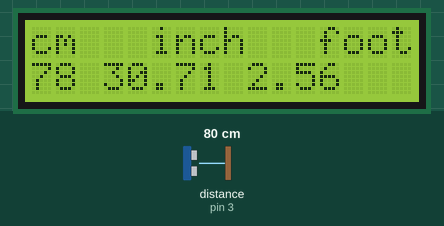
Simulated run of this sketch. Board: Arduino Uno, built with avr-gcc and run on an emulated ATmega328P. Shown: 16×2 character LCD. Wiring (inferred from the names in the program): ultrasonic range finder: trigger pin 2; echo pin 3. Inputs (shaded band) come from the test bench; at power-on: distance to the obstacle (sensor on pin 3) 80 cm. The echo pulse lasts 58.3 µs per cm; what the sketch prints to the serial monitor is not drawn.

Above: at 1.6 s.
1.7 s: distance to the obstacle (sensor on pin 3) set to 2 cm
At 3.9 s:
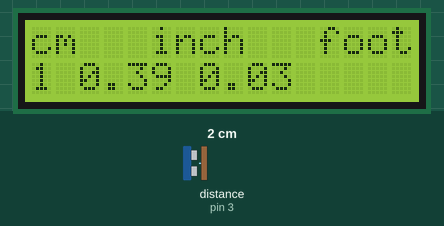
4.5 s: distance to the obstacle (sensor on pin 3) set to 4 cm
At 7.1 s:
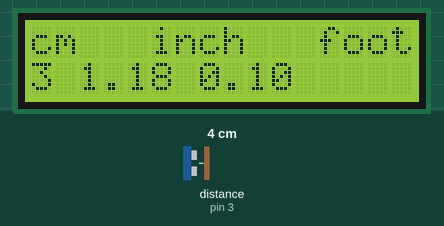
7.6 s: distance to the obstacle (sensor on pin 3) set to 9 cm
At 10.4 s:
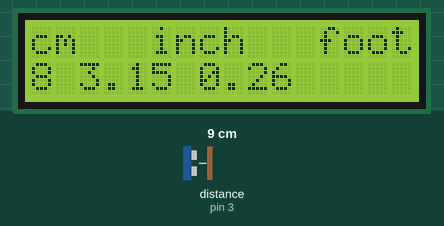
Timing chart, 0 to 11.9 s (numbered marks = the images above; inputs shaded):
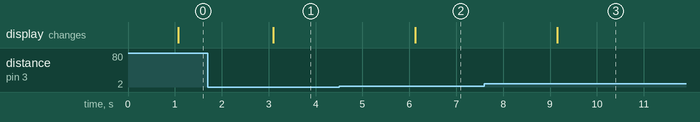

The sketch:

Ultrasonic.ino
```cpp
#include <LiquidCrystal.h>


int trig = 2;
int echo = 3;
const int rs=8, en=9, d4=10, d5=11, d6=12, d7=13;
LiquidCrystal lcd(rs,en,d4,d5,d6,d7);


void setup() {
  // put your setup code here, to run once:
  pinMode(trig,OUTPUT);
  pinMode(echo,INPUT);
  lcd.begin(16,2);
  Serial.begin(9600);
}

void loop() {
  // put your main code here, to run repeatedly:

  long duration;
  int Distance;
  float inch,foot;

  digitalWrite(trig,0);
  delayMicroseconds(2);
  digitalWrite(trig,1);
  delayMicroseconds(10);
  digitalWrite(trig,0);

  duration = pulseIn(echo,1);
  delay(1000);
  Distance = duration*0.034/2;
  inch = Distance*0.3937;
  foot = Distance*0.0328;


  Serial.println("Distance In : ");
  Serial.println("cm \t inch \t foot");
  Serial.print(Distance );
  Serial.print("\t");
  Serial.print(inch);
  Serial.print("\t");
  Serial.print(foot);
  Serial.print("\t");


  lcd.clear();
  lcd.print("cm \t inch \t foot");
  lcd.setCursor(0,1);
  lcd.print(Distance);
  lcd.print("\t");
  lcd.print(inch);
  lcd.print("\t");
  lcd.print(foot);
  lcd.print("\t");

}
```

Measured:
- after the input at 1.7 s, the display: changes after 1.4 s (image 1)
- after the input at 4.5 s, the display: changes after 1.6 s (image 2)
- after the input at 7.6 s, the display: changes after 1.5 s (image 3)
